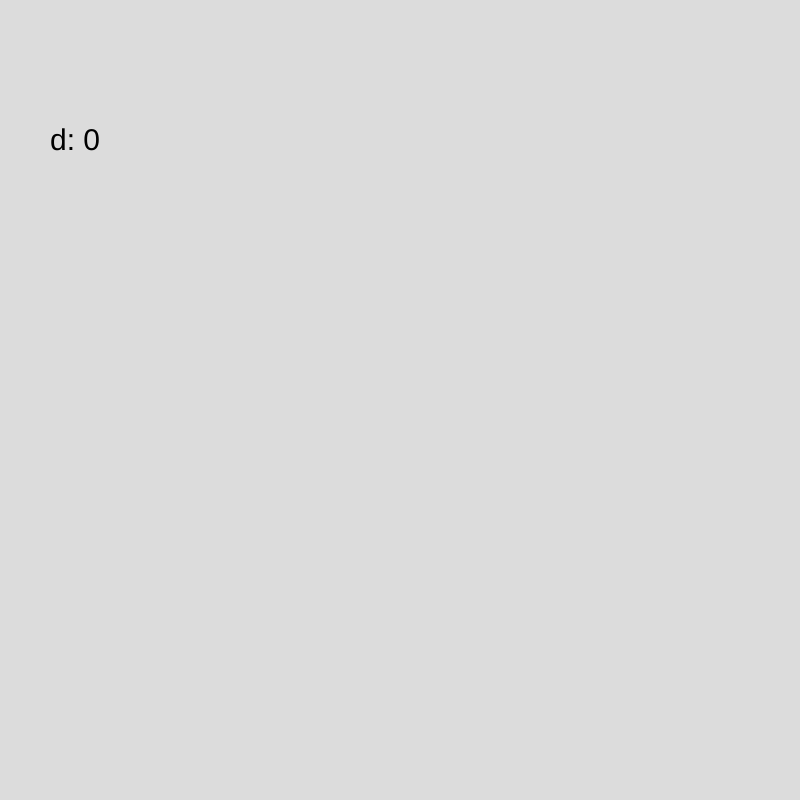
Frame 1 (no input)
Frame 60 (no input): identical to frame 1, image omitted
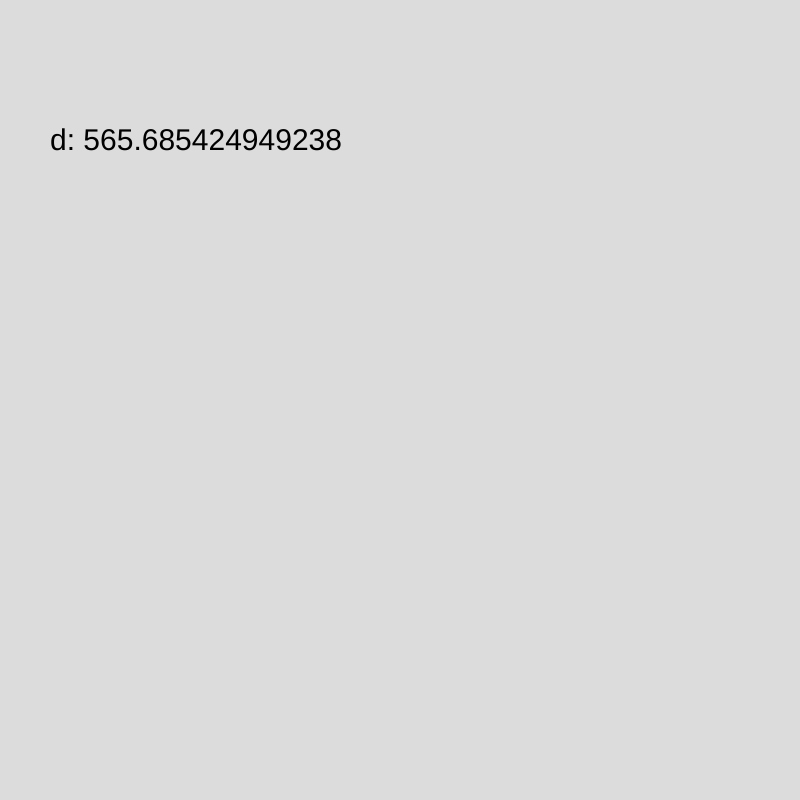
Frame 120 (the mouse pressed at the canvas centre since frame 60)

The p5.js sketch that drew these frames (run headless with seeded random() and noise() and a simulated clock; from frame 60 on, the mouse is pressed at the canvas centre):

// p5.js sketch
// ── sketch.js
let x = 0;
let y = 0;
let d = 0;

function setup() {
  createCanvas(800, 800);
}

function draw() {
  background(220);

  // distance formula
d = sqrt((x - mouseX) **2 + (y - mouseY) **2);

//debug
textSize(30);
text("d: " + d, 50, 150);
}
